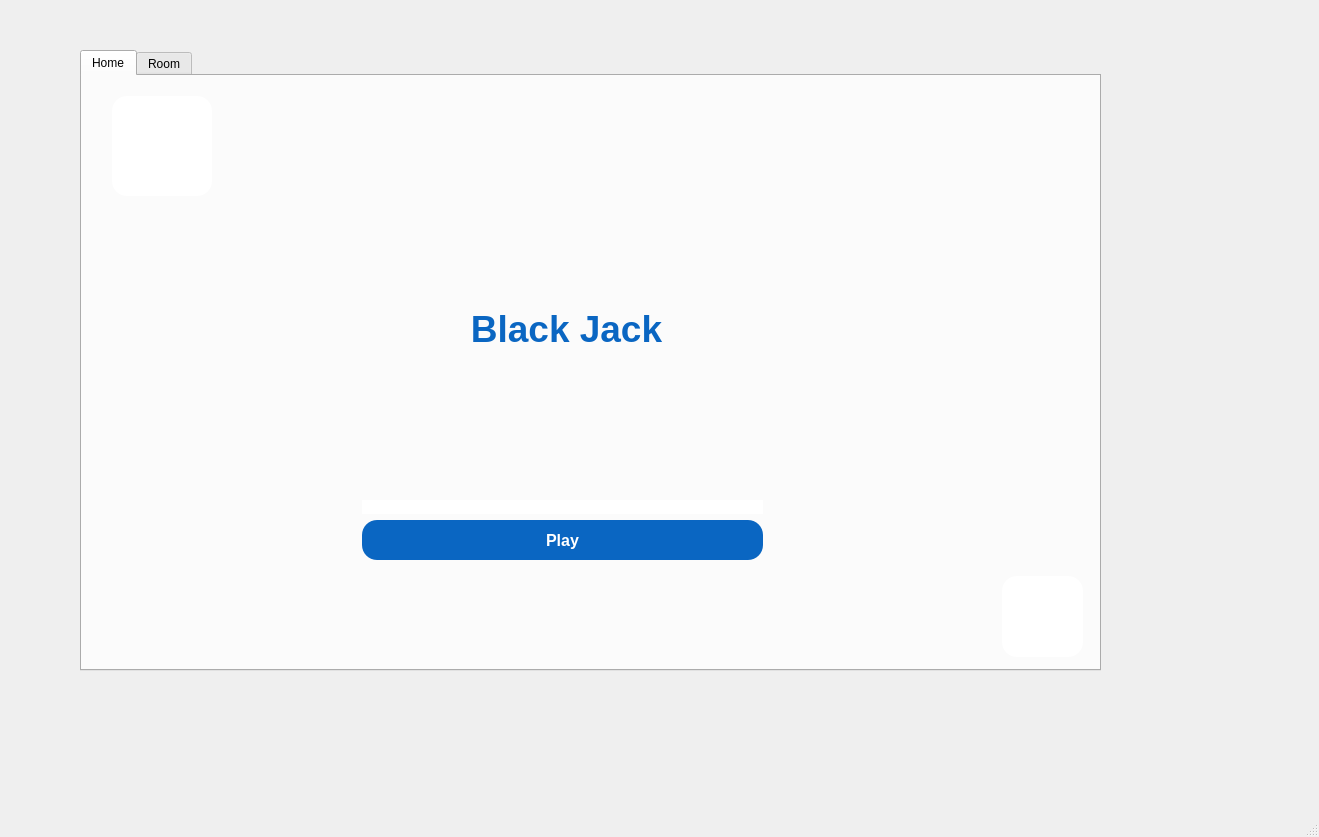
<?xml version="1.0" encoding="UTF-8"?>
<ui version="4.0">
 <class>MainWindow</class>
 <widget class="QMainWindow" name="MainWindow">
  <property name="geometry">
   <rect>
    <x>0</x>
    <y>0</y>
    <width>1319</width>
    <height>837</height>
   </rect>
  </property>
  <property name="windowTitle">
   <string>MainWindow</string>
  </property>
  <widget class="QWidget" name="centralwidget">
   <widget class="QTabWidget" name="tabWidget">
    <property name="geometry">
     <rect>
      <x>80</x>
      <y>50</y>
      <width>1021</width>
      <height>621</height>
     </rect>
    </property>
    <property name="currentIndex">
     <number>0</number>
    </property>
    <widget class="QWidget" name="tab">
     <attribute name="title">
      <string>Home</string>
     </attribute>
     <widget class="QPushButton" name="pushButton_Logo">
      <property name="geometry">
       <rect>
        <x>30</x>
        <y>20</y>
        <width>100</width>
        <height>100</height>
       </rect>
      </property>
      <property name="styleSheet">
       <string notr="true">background-color : rgb(255,255,255);
border: 0;
border-radius: 15px;</string>
      </property>
      <property name="text">
       <string/>
      </property>
      <property name="icon">
       <iconset resource="myData.qrc">
        <normaloff>:/icons/HTI.jpg</normaloff>:/icons/HTI.jpg</iconset>
      </property>
      <property name="iconSize">
       <size>
        <width>100</width>
        <height>100</height>
       </size>
      </property>
      <property name="default">
       <bool>true</bool>
      </property>
      <property name="flat">
       <bool>true</bool>
      </property>
     </widget>
     <widget class="QWidget" name="verticalLayoutWidget_3">
      <property name="geometry">
       <rect>
        <x>280</x>
        <y>90</y>
        <width>401</width>
        <height>394</height>
       </rect>
      </property>
      <layout class="QVBoxLayout" name="verticalLayout">
       <item>
        <widget class="QLabel" name="label_Title">
         <property name="styleSheet">
          <string notr="true">color: #0A66C2;
font-size: 28px;
font: &quot;Segoe UI&quot;;
font-weight: 700;
line-height: 20px;
max-width: 480px;
min-height: 40px;
min-width: 0px;
padding: 0px;
padding-left: 20px;
padding-right: 20px;
align: center;
text-align: center;
vertical-align: middle;
</string>
         </property>
         <property name="text">
          <string>&lt;html&gt;&lt;head/&gt;&lt;body&gt;&lt;p align=&quot;center&quot;&gt;&lt;span style=&quot; font-size:28pt;&quot;&gt;Black Jack&lt;/span&gt;&lt;/p&gt;&lt;/body&gt;&lt;/html&gt;</string>
         </property>
        </widget>
       </item>
       <item>
        <widget class="QPushButton" name="pushButton_BJ_Logo">
         <property name="styleSheet">
          <string notr="true">background-color : rgb(255,255,255);
border: 0;
border-radius: 15px;</string>
         </property>
         <property name="text">
          <string/>
         </property>
         <property name="icon">
          <iconset resource="myData.qrc">
           <normaloff>:/icons/black_jack.png</normaloff>:/icons/black_jack.png</iconset>
         </property>
         <property name="iconSize">
          <size>
           <width>300</width>
           <height>300</height>
          </size>
         </property>
        </widget>
       </item>
       <item>
        <widget class="QPushButton" name="pushButton_play">
         <property name="styleSheet">
          <string notr="true">background-color: #0A66C2;
border: 0;
border-radius: 15px;
color: #ffffff;
font-family: -apple-system, system-ui, system-ui, &quot;Segoe UI&quot;, Roboto, &quot;Helvetica Neue&quot;, &quot;Fira Sans&quot;, Ubuntu, Oxygen, &quot;Oxygen Sans&quot;, Cantarell, &quot;Droid Sans&quot;, &quot;Apple Color Emoji&quot;, &quot;Segoe UI Emoji&quot;, &quot;Segoe UI Symbol&quot;, &quot;Lucida Grande&quot;, Helvetica, Arial, sans-serif;
font-size: 16px;
font-weight: 600;
line-height: 20px;
max-width: 480px;
min-height: 40px;
min-width: 0px;
padding: 0px;
padding-left: 20px;
padding-right: 20px;
text-align: center;
vertical-align: middle;
</string>
         </property>
         <property name="text">
          <string>Play</string>
         </property>
        </widget>
       </item>
      </layout>
     </widget>
     <widget class="QPushButton" name="pushButton_help">
      <property name="geometry">
       <rect>
        <x>920</x>
        <y>500</y>
        <width>81</width>
        <height>81</height>
       </rect>
      </property>
      <property name="styleSheet">
       <string notr="true">background-color : rgb(255,255,255);
border: 0;
border-radius: 15px;</string>
      </property>
      <property name="text">
       <string/>
      </property>
      <property name="icon">
       <iconset resource="myData.qrc">
        <normaloff>:/icons/exclamation-mark.png</normaloff>:/icons/exclamation-mark.png</iconset>
      </property>
      <property name="iconSize">
       <size>
        <width>64</width>
        <height>64</height>
       </size>
      </property>
     </widget>
    </widget>
    <widget class="QWidget" name="tab_2">
     <attribute name="title">
      <string>Room</string>
     </attribute>
     <widget class="QLabel" name="label_status">
      <property name="geometry">
       <rect>
        <x>410</x>
        <y>0</y>
        <width>511</width>
        <height>71</height>
       </rect>
      </property>
      <property name="styleSheet">
       <string notr="true">color: #0A66C2;
font-size: 28px;
font: &quot;Segoe UI&quot;;
font-weight: 700;
line-height: 20px;
max-width: 480px;
min-height: 40px;
min-width: 0px;
padding: 0px;
padding-left: 20px;
padding-right: 20px;
align: center;
text-align: center;
vertical-align: middle;
</string>
      </property>
      <property name="text">
       <string>&lt;html&gt;&lt;head/&gt;&lt;body&gt;&lt;p align=&quot;center&quot;&gt;&lt;span style=&quot; font-size:28pt;&quot;&gt;Draw a Card&lt;/span&gt;&lt;/p&gt;&lt;/body&gt;&lt;/html&gt;</string>
      </property>
     </widget>
     <widget class="QWidget" name="horizontalLayoutWidget">
      <property name="geometry">
       <rect>
        <x>10</x>
        <y>70</y>
        <width>981</width>
        <height>491</height>
       </rect>
      </property>
      <layout class="QHBoxLayout" name="horizontalLayout" stretch="10,0,0,0,10">
       <item>
        <layout class="QVBoxLayout" name="verticalLayout_p1" stretch="1,1,20,2,2">
         <property name="spacing">
          <number>12</number>
         </property>
         <item>
          <widget class="QLabel" name="label">
           <property name="styleSheet">
            <string notr="true">color: #0A66C2;
font: 700 24pt &quot;Segoe UI&quot;;
line-height: 25px;
max-width: 480px;
min-height: 40px;
min-width: 0px;
padding: 0px;
padding-left: 20px;
padding-right: 20px;
text-align: center;;
vertical-align: middle;
</string>
           </property>
           <property name="text">
            <string>&lt;html&gt;&lt;head/&gt;&lt;body&gt;&lt;p align=&quot;center&quot;&gt;Player 1&lt;/p&gt;&lt;/body&gt;&lt;/html&gt;</string>
           </property>
          </widget>
         </item>
         <item>
          <widget class="QLabel" name="label_p1_score">
           <property name="styleSheet">
            <string notr="true">color: #0A66C2;
font-family: -apple-system, system-ui, system-ui, &quot;Segoe UI&quot;, Roboto, &quot;Helvetica Neue&quot;, &quot;Fira Sans&quot;, Ubuntu, Oxygen, &quot;Oxygen Sans&quot;, Cantarell, &quot;Droid Sans&quot;, &quot;Apple Color Emoji&quot;, &quot;Segoe UI Emoji&quot;, &quot;Segoe UI Symbol&quot;, &quot;Lucida Grande&quot;, Helvetica, Arial, sans-serif;
font-size: 16px;
font-weight: 600;
line-height: 20px;
max-width: 480px;
min-height: 40px;
min-width: 0px;
padding: 0px;
text-align: left;
vertical-align: middle;
</string>
           </property>
           <property name="text">
            <string>Score:</string>
           </property>
          </widget>
         </item>
         <item>
          <widget class="QLabel" name="label_p1">
           <property name="styleSheet">
            <string notr="true">image: url(:/icons/card.png);</string>
           </property>
           <property name="text">
            <string/>
           </property>
          </widget>
         </item>
         <item>
          <widget class="QPushButton" name="pushButton_p1_draw">
           <property name="styleSheet">
            <string notr="true">
QPushButton {
   background-color: #0A66C2;
border: 0;
border-radius: 15px;
color: #ffffff;
font: 625 19pt &quot;Segoe UI&quot;;
line-height: 20px;
max-width: 480px;
min-height: 40px;
min-width: 0px;
padding: 0px;
padding-left: 20px;
padding-right: 20px;
text-align: center;
vertical-align: middle;
}

QPushButton:disabled{
background-color: rgb(161, 161, 161);
}
</string>
           </property>
           <property name="text">
            <string>Draw</string>
           </property>
          </widget>
         </item>
         <item>
          <widget class="QPushButton" name="pushButton_p1_pass">
           <property name="styleSheet">
            <string notr="true">
QPushButton {
   background-color: #0A66C2;
border: 0;
border-radius: 15px;
color: #ffffff;
font: 625 19pt &quot;Segoe UI&quot;;
line-height: 20px;
max-width: 480px;
min-height: 40px;
min-width: 0px;
padding: 0px;
padding-left: 20px;
padding-right: 20px;
text-align: center;
vertical-align: middle;
}

QPushButton:disabled{
background-color: rgb(161, 161, 161);
}
</string>
           </property>
           <property name="text">
            <string>Pass</string>
           </property>
          </widget>
         </item>
        </layout>
       </item>
       <item>
        <spacer name="horizontalSpacer">
         <property name="orientation">
          <enum>Qt::Horizontal</enum>
         </property>
         <property name="sizeHint" stdset="0">
          <size>
           <width>40</width>
           <height>20</height>
          </size>
         </property>
        </spacer>
       </item>
       <item>
        <widget class="QPushButton" name="pushButton_playAgain">
         <property name="sizePolicy">
          <sizepolicy hsizetype="Minimum" vsizetype="Expanding">
           <horstretch>0</horstretch>
           <verstretch>0</verstretch>
          </sizepolicy>
         </property>
         <property name="styleSheet">
          <string notr="true">
QPushButton {
   background-color: rgb(155, 89, 255);
border: 0;
border-radius: 15px;
color: #ffffff;
font: 625 19pt &quot;Segoe UI&quot;;
line-height: 20px;
max-width: 480px;
min-height: 40px;
min-width: 0px;
padding: 0px;
padding-left: 20px;
padding-right: 20px;
text-align: center;
vertical-align: middle;
}

QPushButton:disabled{
background-color: rgb(161, 161, 161);
}
</string>
         </property>
         <property name="text">
          <string>Play Again</string>
         </property>
        </widget>
       </item>
       <item>
        <spacer name="horizontalSpacer_2">
         <property name="orientation">
          <enum>Qt::Horizontal</enum>
         </property>
         <property name="sizeHint" stdset="0">
          <size>
           <width>40</width>
           <height>20</height>
          </size>
         </property>
        </spacer>
       </item>
       <item>
        <layout class="QVBoxLayout" name="verticalLayout_p2" stretch="1,1,20,2,2">
         <property name="spacing">
          <number>12</number>
         </property>
         <item>
          <widget class="QLabel" name="label_2">
           <property name="styleSheet">
            <string notr="true">color: #B22222;
font: 700 24pt &quot;Segoe UI&quot;;
line-height: 20px;
max-width: 480px;
min-height: 40px;
min-width: 0px;
padding: 0px;
padding-left: 20px;
padding-right: 20px;
text-align: center;

vertical-align: middle;
</string>
           </property>
           <property name="text">
            <string>&lt;html&gt;&lt;head/&gt;&lt;body&gt;&lt;p align=&quot;center&quot;&gt;&lt;span style=&quot; font-size:24pt;&quot;&gt;Player 2&lt;/span&gt;&lt;/p&gt;&lt;/body&gt;&lt;/html&gt;</string>
           </property>
          </widget>
         </item>
         <item>
          <widget class="QLabel" name="label_p2_score">
           <property name="styleSheet">
            <string notr="true">color: #B22222;
font-family: -apple-system, system-ui, system-ui, &quot;Segoe UI&quot;, Roboto, &quot;Helvetica Neue&quot;, &quot;Fira Sans&quot;, Ubuntu, Oxygen, &quot;Oxygen Sans&quot;, Cantarell, &quot;Droid Sans&quot;, &quot;Apple Color Emoji&quot;, &quot;Segoe UI Emoji&quot;, &quot;Segoe UI Symbol&quot;, &quot;Lucida Grande&quot;, Helvetica, Arial, sans-serif;
font-size: 16px;
font-weight: 600;
line-height: 20px;
max-width: 480px;
min-height: 40px;
min-width: 0px;
padding: 0px;
text-align: left;
vertical-align: middle;
</string>
           </property>
           <property name="text">
            <string>Score:</string>
           </property>
          </widget>
         </item>
         <item>
          <widget class="QLabel" name="label_p2">
           <property name="styleSheet">
            <string notr="true">image: url(:/icons/card.png);</string>
           </property>
           <property name="text">
            <string/>
           </property>
          </widget>
         </item>
         <item>
          <widget class="QPushButton" name="pushButton_p2_draw">
           <property name="styleSheet">
            <string notr="true">
QPushButton {
   background-color: #B22222;
border: 0;
border-radius: 15px;
color: #ffffff;
font: 625 19pt &quot;Segoe UI&quot;;
line-height: 20px;
max-width: 480px;
min-height: 40px;
min-width: 0px;
padding: 0px;
padding-left: 20px;
padding-right: 20px;
text-align: center;
vertical-align: middle;
}

QPushButton:disabled{
background-color: rgb(161, 161, 161);
}
</string>
           </property>
           <property name="text">
            <string>Draw</string>
           </property>
          </widget>
         </item>
         <item>
          <widget class="QPushButton" name="pushButton_p2_pass">
           <property name="styleSheet">
            <string notr="true">
QPushButton {
   background-color: #B22222;
border: 0;
border-radius: 15px;
color: #ffffff;
font: 625 19pt &quot;Segoe UI&quot;;
line-height: 20px;
max-width: 480px;
min-height: 40px;
min-width: 0px;
padding: 0px;
padding-left: 20px;
padding-right: 20px;
text-align: center;
vertical-align: middle;
}

QPushButton:disabled{
background-color: rgb(161, 161, 161);
}
</string>
           </property>
           <property name="text">
            <string>Pass</string>
           </property>
          </widget>
         </item>
        </layout>
       </item>
      </layout>
     </widget>
    </widget>
   </widget>
  </widget>
  <widget class="QMenuBar" name="menubar">
   <property name="geometry">
    <rect>
     <x>0</x>
     <y>0</y>
     <width>1319</width>
     <height>22</height>
    </rect>
   </property>
  </widget>
  <widget class="QStatusBar" name="statusbar"/>
 </widget>
 <resources>
  <include location="myData.qrc"/>
 </resources>
 <connections/>
</ui>
